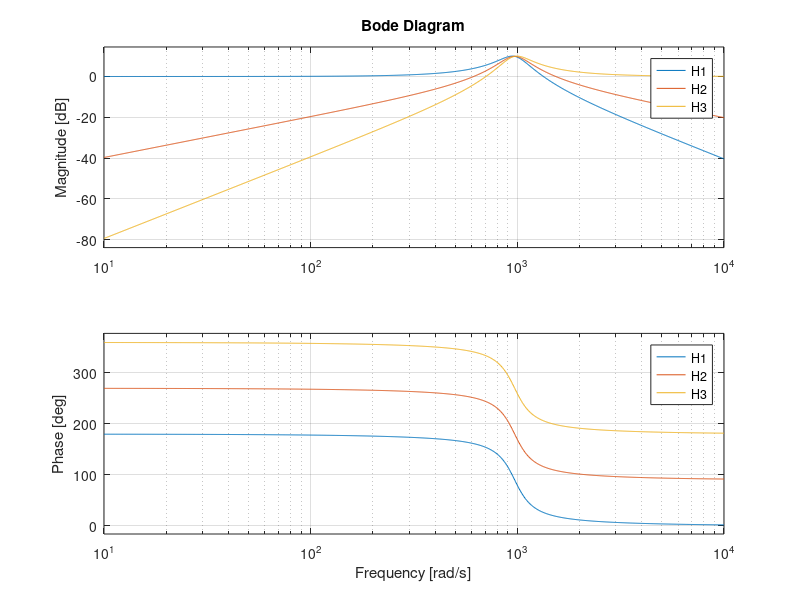
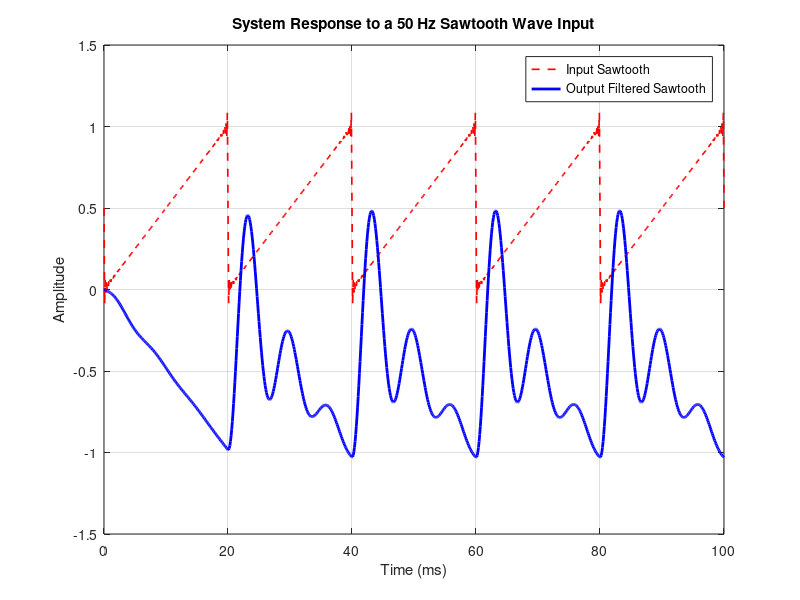

Here is the MATLAB script that generated these plots, in order:
R = 1
G = 1
C = 1.03e-3
R23 = 0.32

s = tf('s');
H1 = (G/(R*C*s))^2*-1*s^2/(s^2+(R23*(G/(R*C)))*s + G^2/(R^2*C^2))
H2 = (G/(R*C*s))*-1*s^2/(s^2+(R23*(G/(R*C)))*s + G^2/(R^2*C^2))
H3 = -1*s^2/(s^2+(R23*(G/(R*C)))*s + G^2/(R^2*C^2))
%{
figure("Name","Pole-zero plot H1")
h1 = iopzplot(H1);
h1.IOGrouping = "all"; 
legend('H1');
figure("Name","Pole-zero plot H2")
h2 = iopzplot(H2);
h2.IOGrouping = "all"; 
legend('H2');
figure("Name","Pole-zero plot H3")
h3 = iopzplot(H3);
h3.IOGrouping = "all";       
legend('H3');

figure("Name","Impulse response")
impulse(H1, H2, H3);
grid on;
legend('H1', 'H2', 'H3');
%}
figure("Name","Bode")
bode(H1, H2, H3);
grid on;
legend('H1', 'H2', 'H3');



% Time parameters
f0 = 50;                       % Fundamental frequency 
T0 = 1 / f0;                   % Period 
fs = 10000;                    % High sampling frequency to get smooth curve
t = 0:(1/fs):5*T0;

% Fourier series of the saw tooth wave
w0 = 2 * pi * f0;
N = 100;
x = 0.5 * ones(size(t));       % DC component (a0/2 = 0.5 for range 0 to 1)

for n = 1:N
    x = x - (1 / (n * pi)) * sin(n * w0 * t);
end

% Simulation 
y = lsim(H1, x, t);            %Simulates timerespones from H1 with x signal

% --- 5. Plotting ---
figure('Color', 'w');
plot(t * 1000, x, 'r--', 'LineWidth', 1.2); hold on;
plot(t * 1000, y, 'b-', 'LineWidth', 2);
grid on;
xlabel('Time (ms)');
ylabel('Amplitude');
title('System Response to a 50 Hz Sawtooth Wave Input');
legend('Input Sawtooth', 'Output Filtered Sawtooth');
